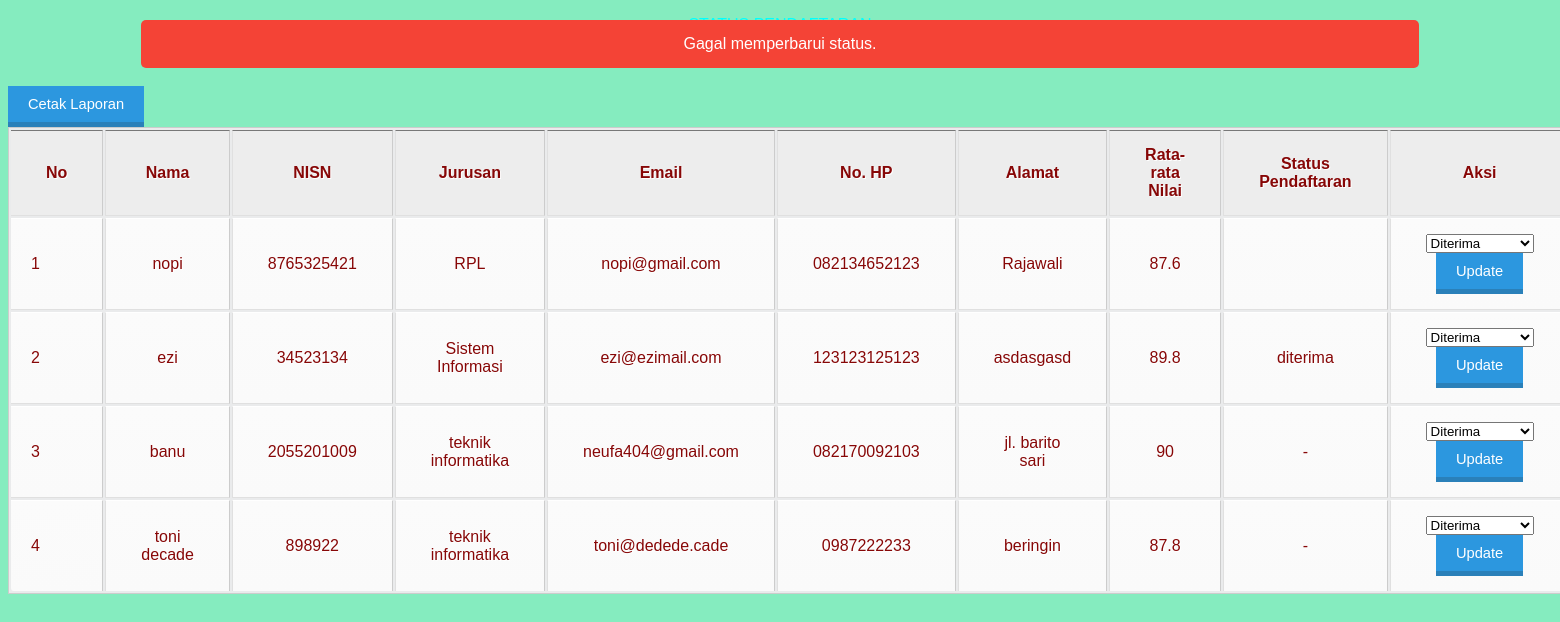
Before: /adminpanel/informasipendaftar.php?pesan=gagal (signed in) with the older database file.
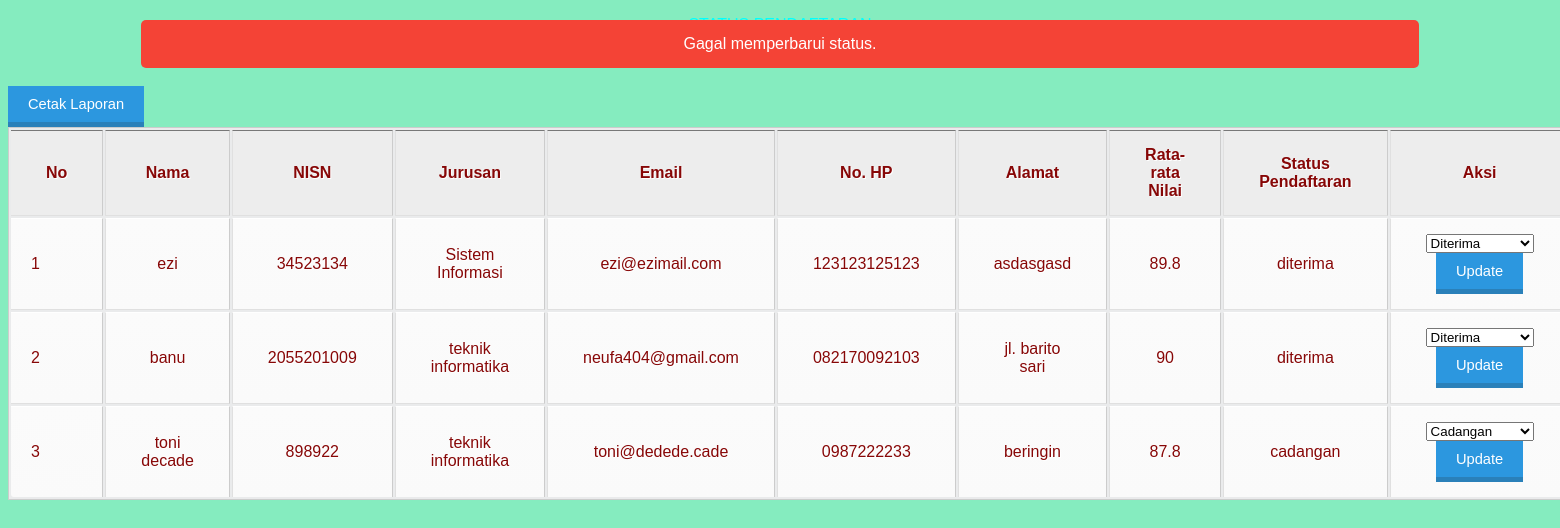
After: the same page with the newer database file.
### tables this page shows
CREATE TABLE `pendaftaran` (
  `id` int(10) NOT NULL,
  `username` varchar(30) NOT NULL,
  `nama` varchar(30) NOT NULL,
  `nisn` varchar(15) NOT NULL,
  `jurusan` varchar(30) NOT NULL,
  `email` varchar(30) NOT NULL,
  `nohp` varchar(13) NOT NULL,
  `alamat` varchar(50) NOT NULL,
  `ratanilai` double NOT NULL,
  `ktp` text NOT NULL,
  `statuscs` enum('-','diterima','cadangan','tidakditerima') NOT NULL
);

### adminpanel/informasipendaftar.php (the view, shortened to what this page needs)
<!DOCTYPE html>
<html>
<head>
    <link rel="stylesheet" type="text/css" href="../assets/style.css">
</head>
<?php
if (isset($_GET['pesan'])) {
    $pesan = $_GET['pesan'];
    if ($pesan == "berhasil") {
        echo "<div class='notification success'>Status berhasil diperbarui.</div>";
    } elseif ($pesan == "gagal") {
        echo "<div class='notification error'>Gagal memperbarui status.</div>";
    }
}
?>
<?php
include '../config.php';
?>
<body>
    <div class="datadaftar">
        <p class="tulisan_menu" style="color:aqua;">Status Pendaftaran</p>
        <br><br>
        <button onclick="window.location.href='cetak_laporan.php'" class="tomboltabel">Cetak Laporan</button>
        <table border="1" align="center">
            <thead>
                <tr>
                    <th>No</th>
                    <th>Nama</th>
                    <th>NISN</th>
                    <th>Jurusan</th>
                    <th>Email</th>
                    <th>No. HP</th>
                    <th>Alamat</th>
                    <th>Rata-rata Nilai</th>
                    <th>Status Pendaftaran</th>
                    <th>Aksi</th>
                </tr>
            </thead>
            <tbody>
                <?php
                $no = 1;
                $sql = mysqli_query($db, "SELECT * FROM pendaftaran");
                while ($query = mysqli_fetch_assoc($sql)) {
                ?>
                    <tr>
                        <td><?php echo $no++; ?></td>
                        <td><?php echo $query['nama']; ?></td>
                        <td><?php echo $query['nisn']; ?></td>
                        <td><?php echo $query['jurusan']; ?></td>
                        <td><?php echo $query['email']; ?></td>
                        <td><?php echo $query['nohp']; ?></td>
                        <td><?php echo $query['alamat']; ?></td>
                        <td><?php echo $query['ratanilai']; ?></td>
                        <td><?php echo $query['statuscs']; ?></td>
                        <td>
                            <form action="editstatus.php" method="POST">
                                <select name="statuscs" required>
                                    <option value="diterima" <?php echo $query['statuscs'] == 'diterima' ? 'selected' : ''; ?>>Diterima</option>
                                    <option value="cadangan" <?php echo $query['statuscs'] == 'cadangan' ? 'selected' : ''; ?>>Cadangan</option>
                                </select>
                                <input type="submit" value="Update" class="tomboltabel" />
                            </form>
                        </td>
                    </tr>
                <?php
                }
                ?>
            </tbody>
        </table>
    </div>
</body>
</html>

### assets/style.css (style rules this page uses)
body { font-family: sans-serif; background-color: rgba(0, 216, 123, 0.477); background-size: cover; }
.tulisan_menu { text-align: center; text-transform: uppercase; }
table { font-family: Arial, Helvetica, sans-serif; color: #870707; text-shadow: 1px 1px 0px #fff; background: #eaebec; border: #ccc 1px solid; }
table th { padding: 15px 35px; border-left:1px solid #e0e0e0; border-bottom: 1px solid #e0e0e0; background: #ededed; }
table th:first-child { border-left:none; }
table tr { text-align: center; padding-left: 20px; }
table td:first-child { text-align: left; padding-left: 20px; border-left: 0; }
table td { padding: 15px 35px; border-top: 1px solid #ffffff; border-bottom: 1px solid #e0e0e0; border-left: 1px solid #e0e0e0; background: #fafafa; background: -webkit-gradient(linear, left top, left bottom, from(#fbfbfb), to(#fafafa)); background: -moz-linear-gradient(top, #fbfbfb, #fafafa); }
table tr:last-child td { border-bottom: 0; }
table tr:last-child td:first-child { -moz-border-radius-bottomleft: 3px; -webkit-border-bottom-left-radius: 3px; border-bottom-left-radius: 3px; }
.tomboltabel { background:#2C97DF; color:white; border-top:0; border-left:0; border-right:0; border-bottom:5px solid #2A80B9; padding:10px 20px; text-decoration:none; font-family:sans-serif; font-size:11pt; }

### adminpanel/informasipendaftar.php (style rules this page uses)
.notification { position: fixed; top: 20px; left: 50%; transform: translateX(-50%); padding: 15px; border-radius: 5px; font-size: 16px; text-align: center; width: 80%; z-index: 9999; }
.error { background-color: #f44336; color: white; }

Changed rows visible on the page:
removed pendaftaran: nama "nopi", nisn "8765325421", jurusan "RPL", email "nopi@gmail.com", nohp "082134652123", alamat "Rajawali", ratanilai "87.6"
changed pendaftaran "banu": statuscs "-" → "diterima"
changed pendaftaran "toni decade": statuscs "-" → "cadangan"; statuscs "Diterima" → "Cadangan"
